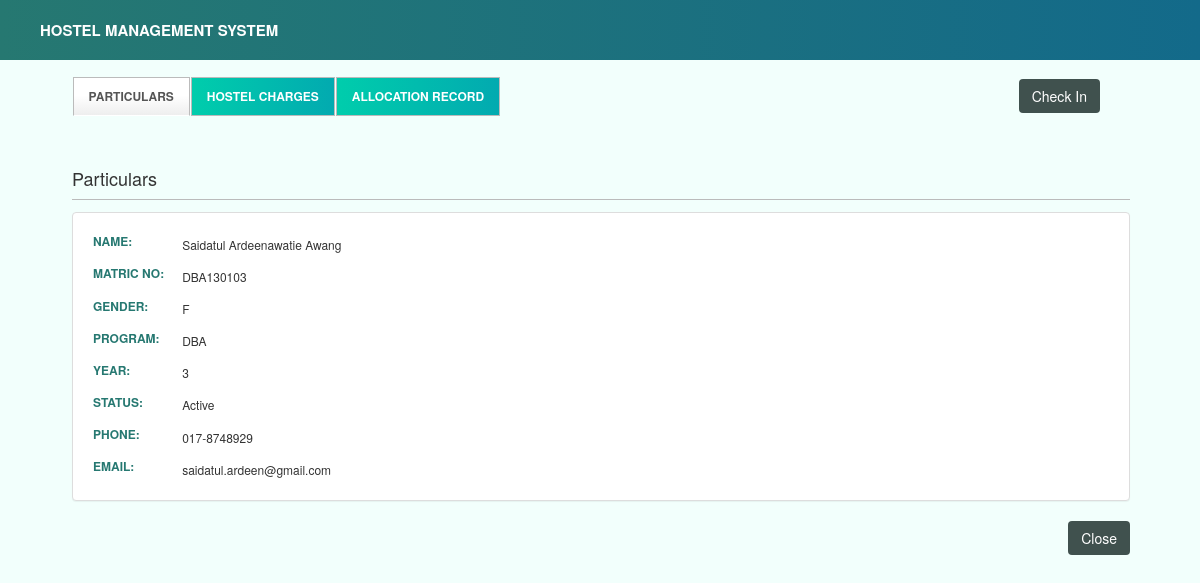
The app's page /viewstudent.php?m=DBA130103&p=1 (signed in) with its own data.
### tables this page shows
CREATE TABLE `student_list` (
  `matric` varchar(10) NOT NULL,
  `first_name` varchar(40) NOT NULL,
  `last_name` varchar(40) NOT NULL,
  `year` int(1) NOT NULL,
  `program` varchar(10) NOT NULL,
  `status` varchar(10) NOT NULL,
  `gender` varchar(1) NOT NULL,
  `hp_no` varchar(20) NOT NULL,
  `email` varchar(50) NOT NULL
);

### viewstudent.php (the view, shortened to what this page needs)
<?php
require 'upperbody2.php';
if (!empty($_SESSION['password']) && !empty($_SESSION['username'])) {
	$matric = $_GET['m'];
	$hi = "";
	$hn = "";
?>
	<div class="tabs2">
		<ul class="nav nav-tabs ">
			<?php if ($hn == null || $hi == null) { ?>
				<li class="active"><a href="viewstudent.php?m=<?php echo $matric ?>">Particulars</a></li>
				<li><a href="finstudent.php?m=<?php echo $matric ?>">Hostel Charges</a></li>
				<li><a href="finalloc.php?m=<?php echo $matric ?>">Allocation Record</a></li>
				<?php }
			$query = "SELECT student_list.matric, stay_latest.status from student_list LEFT JOIN stay_latest ON
			 student_list.matric = stay_latest.matric where student_list.matric='$matric'";
			$record = mysqli_query($link, $query);
			while ($row = mysqli_fetch_assoc($record)) {
				if ($row['status'] == "CI") {
				?>
					<input name="Check Out" type="button" value="Check Out" class="btn btn-primary" style="float:right;margin-right:0px;margin-top:2px;
		margin-bottom:2px;" onClick="window.location.href='check-out.php?m=<?php echo $matric ?>';" />
					<?php } else {
					if ($hn == null || $hi == null) { ?>
						<input name="Check In" type="button" value="Check In" class="btn btn-primary" style="float:right;margin-right:0px;margin-top:2px;
		margin-bottom:2px;" onClick="window.location.href='check-in.php?m=<?php echo $matric ?>';" />
					<?php } else { ?>
						<input name="Check In" type="button" value="Check In" class="btn btn-primary" style="float:right;margin-right:0px;margin-top:2px;
		margin-bottom:2px;" onClick="window.location.href='check-in.php?m=<?php echo $matric ?>&hi=<?php echo $hi; ?>&hn=<?php echo $hn; ?>';" />
			<?php }
				}
			} ?>
		</ul>
	</div>
	<br>
	<div class="content2">
		<br><br>
		<h3>Particulars</h3>
		<hr>
		<?php
		$query = "SELECT * FROM student_list where matric='$matric'";
		$record = mysqli_query($link, $query);
		?>
		<div class="panel panel-default">
			<div class="panel-body">
				<table id="typical">
					<?php
					if (mysqli_num_rows($record) == 1) {
						while ($row = mysqli_fetch_assoc($record)) { ?>
							<tr>
								<th width="20%"><label>Name:</label></th>
								<td><?php echo $row['first_name'] ?> <?php echo $row['last_name'] ?></td>
							</tr>
							<tr>
								<th><label>Matric No:</label></th>
								<td><?php echo $row['matric'] ?></td>
							</tr>
							<tr>
								<th><label>Gender:</label></th>
								<td><?php echo $row['gender'] ?></td>
							</tr>
							<tr>
								<th><label>Program:</label></td>
								<td><?php echo $row['program'] ?></th>
							</tr>
							<tr>
								<th><label>Year:</label></th>
								<td><?php echo $row['year'] ?></td>
							</tr>
							<tr>
								<th><label>Status:</label></th>
								<td><?php echo $row['status'] ?></td>
							</tr>
							<tr>
								<th><label>Phone:</label></th>
								<td><?php echo $row['hp_no'] ?></td>
							</tr>
							<tr>
								<th><label>Email:</label></th>
								<td><?php echo $row['email'] ?></td>
							</tr>
					<?php }
					} ?>
				</table>
			</div>
		</div>
		<input name="ok" type="button" value="Close" style="float:right;margin-left:5px" class="btn btn-primary" onClick="window.close();" />
	</div>
<?php
	include 'lowerbody.php';
} else {
	require 'warninglogin.php';
} ?>

### css/business-frontpage.css (style rules this page uses)
#menu1 { background-color: #F2FFFC; }
body { padding-top: 0px; font-size: 12px; margin:auto; min-width:600px; max-width:2000px; }
#typical th { width:20%; padding-left:12px; padding-right:12px; padding: 5px 5px; color:black; text-transform: uppercase; color:#267871; }
#typical tr { margin:20px; }
#typical td { padding:3px; padding-left:13px; }
hr { margin-top: 0.3em; margin-bottom: 1em; border-width: 1px; border-color: #bbb }
.content2 { background-color: #F2FFFC; margin: 0 auto; float:right; width: 94%; padding-right:70px; }
.tabs2 { margin:0 auto; text-align:center; float:right; width: auto; display:inline-block; width: 94%; padding-right:100px; padding-top:15px; }
.nav-tabs li>a { background: #02AAB0; background: -webkit-linear-gradient(to right, #00CDAC, #02AAB0); background: linear-gradient(to right, #00CDAC, #02AAB0); color:white; }
.nav a { color: #222831; font-size: 12px; font-weight: bold; padding: 8px 8px; text-transform: uppercase; }
.nav li { display: inline; }
h3 { font-size: 18px; }

### css/media-specific-easy.css (style rules this page uses)
.nav { display:none; }

### records on screen
student_list: first_name "Saidatul Ardeenawatie", last_name "Awang", matric "DBA130103", gender "F", program "DBA", year "3", status "Active", hp_no "017-8748929", email "saidatul.ardeen@gmail.com"
